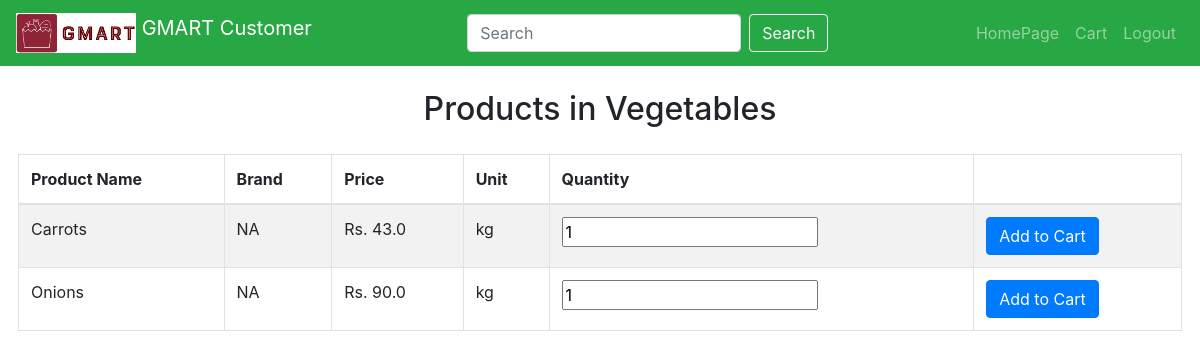
The page /customer/category/3/products on the database its author committed.
### tables this page shows
CREATE TABLE categories (
    id INTEGER PRIMARY KEY AUTOINCREMENT,
    name TEXT UNIQUE
);

CREATE TABLE products (
    id INTEGER PRIMARY KEY AUTOINCREMENT,
    product_name TEXT,
    category_id INTEGER,
    available_quantity INTEGER,
    unit TEXT,
    brand_name TEXT,
    price REAL,
    FOREIGN KEY (category_id) REFERENCES categories (id)
);

### app.py (the view)
@app.route('/customer/category/<int:category_id>/products')
def customer_category_products(category_id):
    products = get_products_by_category(category_id)
    category_name = get_category_name(category_id)
    return render_template('customer_category_products.html', category_name=category_name, products=products)

### app.py (called while the page is built)
def get_products_by_category(category_id):
    try:
        connection = get_db_connection2()
        cursor = connection.cursor()
        query = "SELECT id, product_name, brand_name , price ,unit ,available_quantity FROM products WHERE category_id = ?"
        cursor.execute(query, (category_id,))
        products = cursor.fetchall()
        connection.close()
        return products
    except sqlite3.Error as e:
        print("Error fetching products:", e)
        return []

def get_category_name(category_id):
    try:
        connection = get_db_connection2()
        cursor = connection.cursor()
        query = "SELECT name FROM categories WHERE id = ?"
        cursor.execute(query, (category_id,))
        category = cursor.fetchone()
        connection.close()
        return category[0] if category else "Unknown Category"
    except sqlite3.Error as e:
        print("Error fetching category name:", e)
        return "Unknown Category"

def get_db_connection2():
    return sqlite3.connect(DATABASE)

### templates/customer_category_products.html (shortened to what this page needs)
<!DOCTYPE html>
<html lang="en">
<head>
    <link rel="stylesheet" href="https://stackpath.bootstrapcdn.com/bootstrap/4.5.2/css/bootstrap.min.css">
</head>
<body>
    {% block content %}
    <nav class="navbar navbar-expand-lg navbar-dark bg-success">
        <a class="navbar-brand" href="#">
            <img src="{{ url_for('static', filename='images/logo.png') }}" width="120" height="40" class="d-inline-block align-top" alt="">
            GMART Customer
        </a>
        <form class="form-inline my-2 my-lg-0 ml-auto">
            <input class="form-control mr-sm-2" type="search" placeholder="Search" aria-label="Search">
            <button class="btn btn-outline-light my-2 my-sm-0" type="submit">Search</button>
        </form>
        <ul class="navbar-nav ml-auto">
          <li class="nav-item">
            <a class="nav-link" href="/dashboard">HomePage</a>
        </li>
            <li class="nav-item">
                <a class="nav-link" href="/cart">Cart</a>
            </li>
            <li class="nav-item">
                <a class="nav-link" href="/customer_logout">Logout</a>
            </li>
        </ul>
    </nav>
<br>
  <h2 class="text-center">Products in {{ category_name }}</h2>
  <div class="product-list" style="padding: 1.5%;">
    <table class="table table-bordered table-striped">
      <thead>
        <tr>
          <th>Product Name</th>
          <th>Brand</th>
          <th>Price</th>
          <th>Unit</th>
          <th>Quantity</th>
          <th></th>
        </tr>
      </thead>
      <tbody>
        {% for product in products %}
          <tr>
            <td>{{ product[1] }}</td>
            <td>{{ product[2] }}</td>
            <td>Rs. {{ product[3] }}</td>
            <td>{{ product[4] }}</td>
            <form action="{{ url_for('add_to_cart', product_id=product[0]) }}" method="post">
            <td><input type="number" name="quantity" min="1" value="1"></td>
            <td><button class="btn btn-primary">Add to Cart</button></td>
          </form>
          </tr>
        {% endfor %}
      </tbody>
    </table>
  </div>
  {% endblock %}
</body>
</html>

### templates/customer_category_products.html (style rules this page uses)
.table { padding: 20px; }

### rows shown on the page
categories: name "Vegetables"
products: product_name "Carrots", brand_name "NA", price "43.0", unit "kg"
products: product_name "Onions", brand_name "NA", price "90.0", unit "kg"
